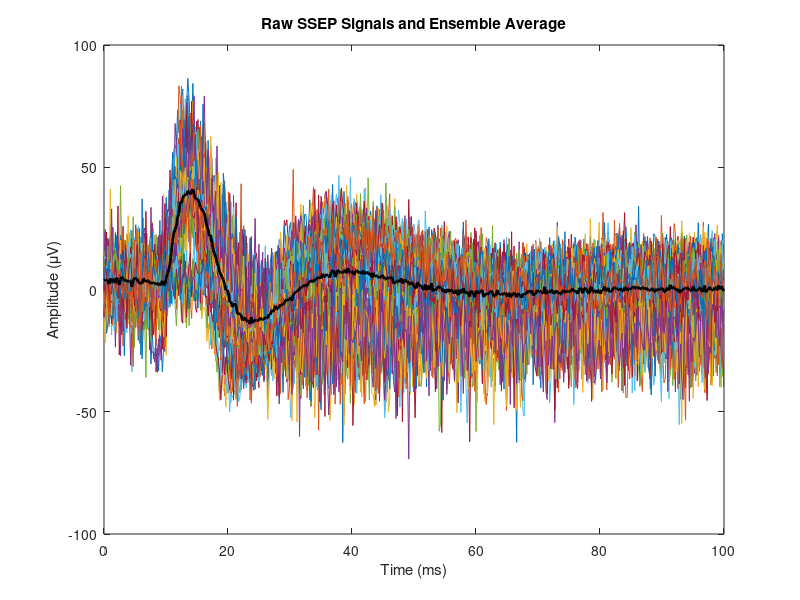

The MATLAB script that drew this image: (Note: this script raises an error after producing the figure.)
%% 1. Raw SSEP signals and ensemble averaging

data = load('data_5.mat');
data_samples = data.data_samples;

raw_data = data_samples.raw_data;
Fs = data_samples.Fs;
amplitude_unit = data_samples.amplitude_unit;

scaled_data = raw_data * amplitude_unit * 1e6;
ensemble_avg = mean(scaled_data);

t = (0:size(scaled_data, 2)-1) / Fs * 1e3;

figure;
plot(t, scaled_data');
hold on;
plot(t, ensemble_avg, 'k', 'LineWidth', 2);
xlabel('Time (ms)');
ylabel('Amplitude (μV)');
title('Raw SSEP Signals and Ensemble Average');



%% 2. SNR estimation

M = size(scaled_data, 1);
N = size(scaled_data, 2);

sigma_v2_n = sum((scaled_data - ensemble_avg).^2) / M;
sigma_v2 = mean(sigma_v2_n);

Es_n = ensemble_avg.^2;
Es = mean(Es_n);

SNR = 10 * log10(Es / sigma_v2);
SNR_improvement = 20 * log10(sqrt(M));
SNR_avg_signal = SNR + SNR_improvement;


%% 3. Chirp modeling

% Edit chirp_features function to use 'lin' model and disable prefiltering
out = chirp_features(data_samples);

fitted_chirp = out.fitted_chirp;
chirp_delay = out.fit_delay;
first_peak_amp = out.fit_first_peak_amplitude;
second_peak_amp = out.fit_second_peak_amplitude;
first_peak_delay = out.fit_first_peak_location;
second_peak_delay = out.fit_second_peak_location;

figure;
plot(t, scaled_data');
hold on;
plot(t, ensemble_avg, 'k', 'LineWidth', 2);
plot(t, fitted_chirp, 'LineWidth', 2);
xlabel('Time (ms)');
ylabel('Amplitude (μV)');
title('Raw SSEP Signals, Ensemble Average and Fitted Chirp');

% Plot delays and amplitudes as dashed lines
y_lim = get(gca, 'YLim');
line([chirp_delay, chirp_delay]*1e3, y_lim, 'Color', 'k', 'LineStyle', '--');
line([first_peak_delay, first_peak_delay]*1e3, y_lim, 'Color', 'k', 'LineStyle', '--');
line([second_peak_delay, second_peak_delay]*1e3, y_lim, 'Color', 'k', 'LineStyle', '--');
line([0, max(t)], [first_peak_amp, first_peak_amp], 'Color', 'k', 'LineStyle', '--');
line([0, max(t)], [second_peak_amp, second_peak_amp], 'Color', 'k', 'LineStyle', '--');


